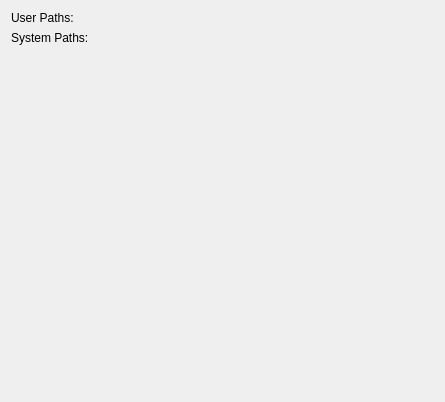
<?xml version="1.0" encoding="UTF-8"?>
<ui version="4.0">
 <class>FlamegraphSettingsPage</class>
 <widget class="QWidget" name="FlamegraphSettingsPage">
  <property name="geometry">
   <rect>
    <x>0</x>
    <y>0</y>
    <width>445</width>
    <height>402</height>
   </rect>
  </property>
  <property name="windowTitle">
   <string>Form</string>
  </property>
  <layout class="QFormLayout" name="formLayout_2">
   <item row="0" column="0">
    <widget class="QLabel" name="userPathsLabel">
     <property name="text">
      <string>User Paths:</string>
     </property>
    </widget>
   </item>
   <item row="0" column="1">
    <widget class="KEditListWidget" name="userPaths" native="true"/>
   </item>
   <item row="1" column="0">
    <widget class="QLabel" name="systemPathsLabel">
     <property name="text">
      <string>System Paths:</string>
     </property>
    </widget>
   </item>
   <item row="1" column="1">
    <widget class="KEditListWidget" name="systemPaths" native="true"/>
   </item>
  </layout>
 </widget>
 <customwidgets>
  <customwidget>
   <class>KEditListWidget</class>
   <extends>QWidget</extends>
   <header>keditlistwidget.h</header>
  </customwidget>
 </customwidgets>
 <resources/>
 <connections/>
</ui>
